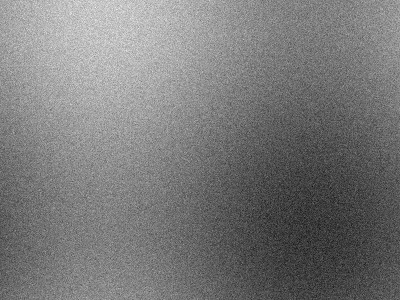
#> input picture data/test_samples/c2pa_broken_tampered.jpg, 400 x 300 px, given in place of media_1794937357622_7e7ff603.jpg, which was not available
$ python test_vae_lags.py
#> lines starting #> are read from the running program, lines starting #| are printed output that depends on the picture
import numpy as np
import cv2
from PIL import Image

def test_vae_lag_autocorrelation(path):
    img = Image.open(path).convert('L')
    gray = np.asarray(img, dtype=np.float32)
    h, w = gray.shape
#> h = 300; w = 400

    # High-pass filter (Laplacian or SRM)
    k = np.array([
        [-1,  2, -2,  2, -1],
        [ 2, -6,  8, -6,  2],
        [-2,  8,-12,  8, -2],
        [ 2, -6,  8, -6,  2],
        [-1,  2, -2,  2, -1]
    ], dtype=np.float32) / 12.0
    res = cv2.filter2D(gray, -1, k)
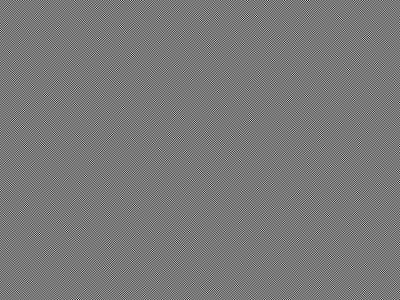
#> res: shape (300, 400) float32; min -108.7, max 119.7, mean 0; drawn with min black and max white

    # Normalize residual
    res = (res - np.mean(res)) / (np.std(res) + 1e-6)

    # Test autocorrelation at lags 1 to 16
    lags = [2, 4, 6, 8, 10, 12, 14, 16]
    corrs_x = {}
    corrs_y = {}
    for lag in lags:
        cx = np.mean(res[:, :-lag] * res[:, lag:])
        cy = np.mean(res[:-lag, :] * res[lag:, :])
        corrs_x[lag] = float(cx)
        corrs_y[lag] = float(cy)
#> this loop made 8 passes
#> (cx, cy) on passes 1 to 8: (0.44, 0.453), (0.0107, 0.0326), (-0.00681, 0.00188), (0.00111, 0.00287), (0.00265, 0.00268), (-0.00417, 9.71e-05), (0.00143, -0.009), (0.00831, -0.00785)
#> after the loop, corrs_x = {2: 0.44, 4: 0.0107, 6: -0.00681, 8: 0.00111, 10: 0.00265, 12: -0.00417, 14: 0.00143, 16: 0.00831}; corrs_y = {2: 0.453, 4: 0.0326, 6: 0.00188, 8: 0.00287, 10: 0.00268, 12: 9.71e-05, 14: -0.009, 16: -0.00785}

    return corrs_x, corrs_y

samples = [
    ("REAL Gaza", r"C:\Users\singh\.gemini\antigravity\brain\665a9fec-00da-48fe-b182-dbe26c3b7721\.user_uploaded\media_1794937357622_7e7ff603.jpg"),
    ("REAL Nadia", r"C:\Users\singh\.gemini\antigravity\brain\665a9fec-00da-48fe-b182-dbe26c3b7721\.user_uploaded\media_1794937346098_9eed34f1.jpg"),
    ("REAL Aerial", r"C:\Users\singh\.gemini\antigravity\brain\665a9fec-00da-48fe-b182-dbe26c3b7721\.user_uploaded\media_1794937357646_225cc16f.jpg"),
    ("REAL Assembly", r"C:\Users\singh\.gemini\antigravity\brain\665a9fec-00da-48fe-b182-dbe26c3b7721\.user_uploaded\media_1794937357654_26db2ec3.jpg"),
    ("REAL Press", "data/test_samples/authentic_press.jpg"),
    ("AI Earthshot (ChatGPT)", r"C:\Users\singh\.gemini\antigravity\brain\665a9fec-00da-48fe-b182-dbe26c3b7721\.user_uploaded\media_1794938867451_a73fa26d.jpg"),
    ("AI Railway (ChatGPT)", r"C:\Users\singh\.gemini\antigravity\brain\665a9fec-00da-48fe-b182-dbe26c3b7721\.user_uploaded\media_1794938867468_6ba81fb5.jpg"),
    ("AI Synth Sample", "data/test_samples/ai_synthetic_diffusion.jpg")
]

for name, p in samples:
    cx, cy = test_vae_lag_autocorrelation(p)
#> cx has the same summary as corrs_x in test_vae_lag_autocorrelation; cy has the same summary as corrs_y in test_vae_lag_autocorrelation
    print(f"{name:25s} | lag4={cx[4]:.4f} | lag8={cx[8]:.4f} | lag16={cx[16]:.4f}")
#| REAL Gaza                 | lag4=0.0107 | lag8=0.0011 | lag16=0.0083
#> pass 2 of the loop `for name, p in samples:`:
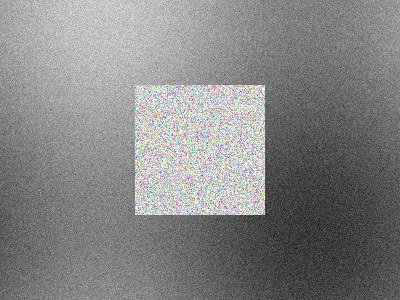
#> input picture data/test_samples/c2pa_discrepancy.jpg, 400 x 300 px, given in place of media_1794937346098_9eed34f1.jpg, which was not available
#> in test_vae_lag_autocorrelation (call 2), `img = Image.open(path).convert('L')`:
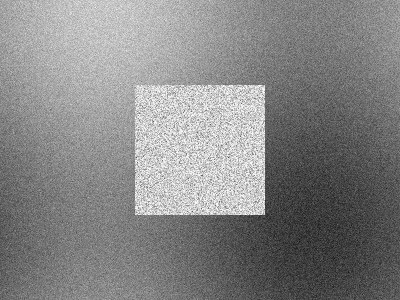
#> img: PIL image 400x300 L; min 15, max 255, mean 133.2
#> in test_vae_lag_autocorrelation (call 2), `res = cv2.filter2D(gray, -1, k)`:
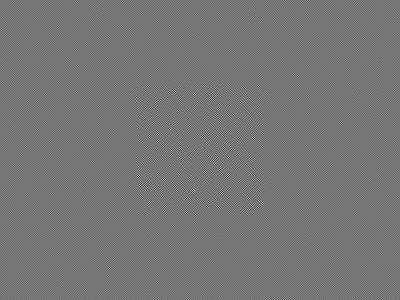
#> res: shape (300, 400) float32; min -205.2, max 235.3, mean 0; drawn with min black and max white
#> the loop in test_vae_lag_autocorrelation (call 2), `for lag in lags:` made 8 passes
#> (cx, cy) on passes 1 to 8: (0.437, 0.455), (0.00645, 0.0256), (-0.0111, -0.00671), (-0.00533, -0.0112), (-0.00598, -0.0107), (-0.00236, 0.00383), (0.00235, 0.0148), (7.67e-05, 0.0205)
#> after the loop in test_vae_lag_autocorrelation (call 2), `for lag in lags:`: corrs_x = {2: 0.437, 4: 0.00645, 6: -0.0111, 8: -0.00533, 10: -0.00598, 12: -0.00236, 14: 0.00235, 16: 7.67e-05}; corrs_y = {2: 0.455, 4: 0.0256, 6: -0.00671, 8: -0.0112, 10: -0.0107, 12: 0.00383, 14: 0.0148, 16: 0.0205}
#> `cx, cy = test_vae_lag_autocorrelation(p)`: cx has the same summary as corrs_x in test_vae_lag_autocorrelation; cy has the same summary as corrs_y in test_vae_lag_autocorrelation
#| REAL Nadia                | lag4=0.0065 | lag8=-0.0053 | lag16=0.0001
#> (the run stopped early here; a loop or call above may not have finished)
